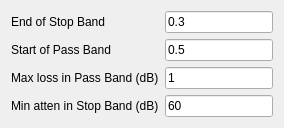
         <widget class="QWidget" name="iirhpfPage">
          <layout class="QFormLayout" name="formLayout_9">
           <item row="0" column="0">
            <widget class="QLabel" name="iirendofHpfStopBandLabel">
             <property name="text">
              <string>End of Stop Band</string>
             </property>
            </widget>
           </item>
           <item row="0" column="1">
            <widget class="QLineEdit" name="iirendofHpfStopBandEdit">
             <property name="text">
              <string>0.3</string>
             </property>
            </widget>
           </item>
           <item row="1" column="0">
            <widget class="QLabel" name="iirstartofHpfPassBandLabel">
             <property name="text">
              <string>Start of Pass Band </string>
             </property>
            </widget>
           </item>
           <item row="1" column="1">
            <widget class="QLineEdit" name="iirstartofHpfPassBandEdit">
             <property name="text">
              <string>0.5</string>
             </property>
            </widget>
           </item>
           <item row="2" column="0">
            <widget class="QLabel" name="iirHpfPassBandAttenLabel">
             <property name="text">
              <string>Max loss in Pass Band (dB)</string>
             </property>
            </widget>
           </item>
           <item row="2" column="1">
            <widget class="QLineEdit" name="iirHpfPassBandAttenEdit">
             <property name="text">
              <string>1</string>
             </property>
            </widget>
           </item>
           <item row="3" column="0">
            <widget class="QLabel" name="iirHpfStopBandRippleLabel">
             <property name="text">
              <string>Min atten in Stop Band (dB)</string>
             </property>
            </widget>
           </item>
           <item row="3" column="1">
            <widget class="QLineEdit" name="iirHpfStopBandRippleEdit">
             <property name="text">
              <string>60</string>
             </property>
            </widget>
           </item>
          </layout>
         </widget>
